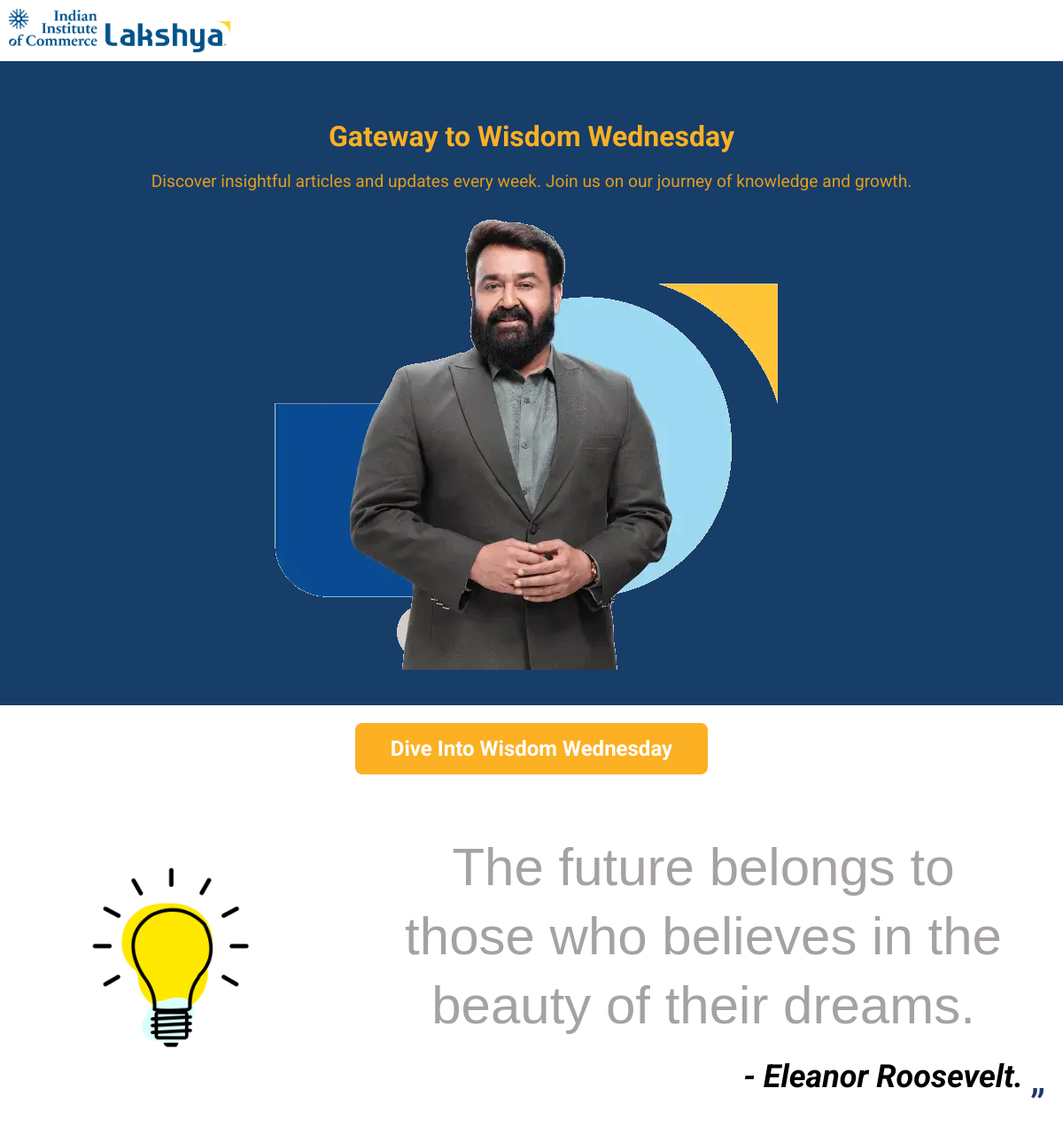
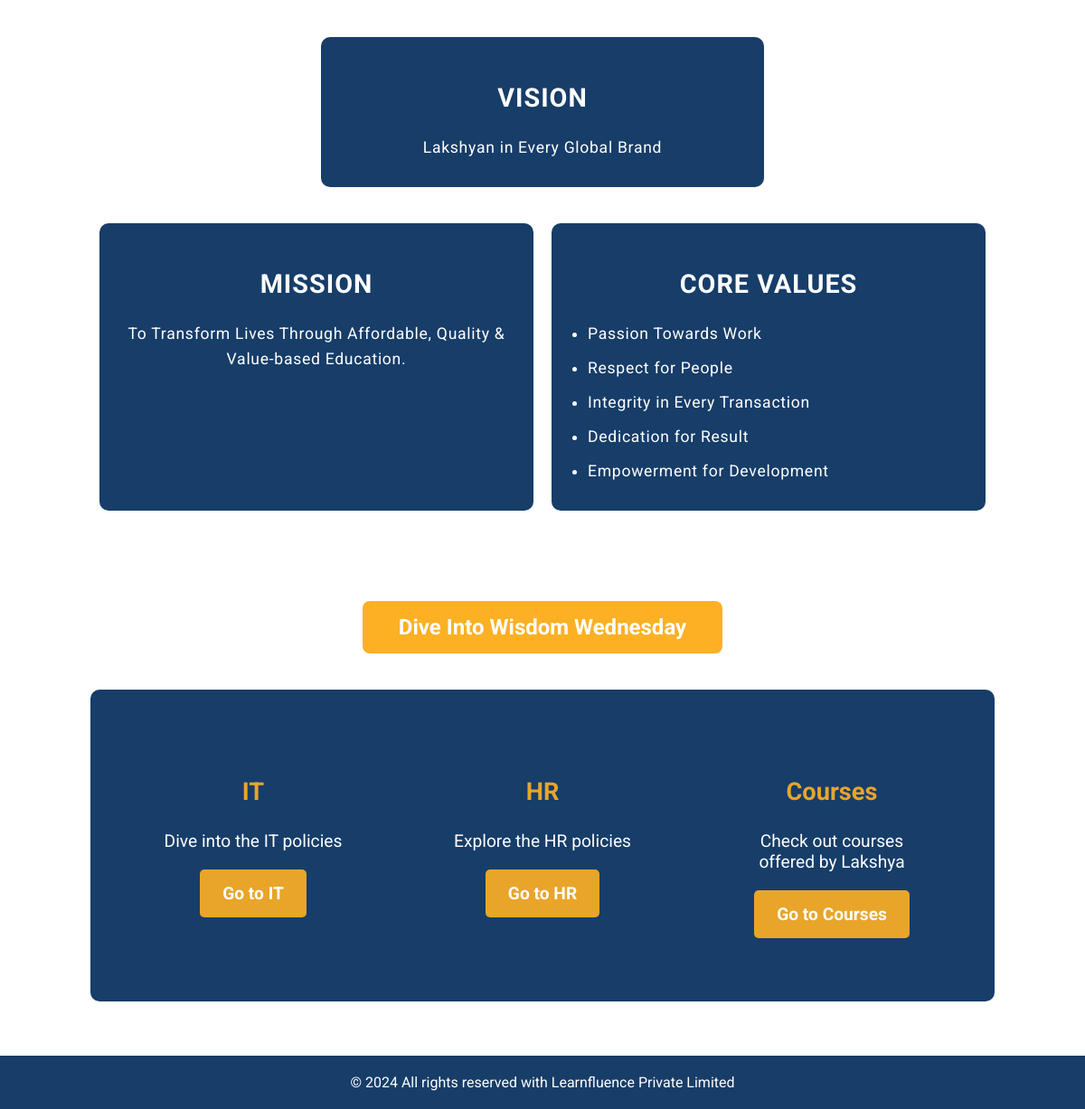
The page / on the database its author committed (2 pictures, top to bottom).
### wwq/models.py (models this page shows, shortened)
class Quote(models.Model):
    text = models.TextField()
    author = models.CharField(max_length=100)
    date = models.DateField(auto_now_add=True)
    image = models.ImageField(upload_to='quotes/', null=True, blank=True)

### wwq/views.py (the view)
# urls.py: path('', views.home, name='home'),
def home(request):
    try:
        latest_quote = Quote.objects.latest('id')
    except Quote.DoesNotExist:
        latest_quote = None  # Or you can set a default value here
    return render(request, 'wwq/home.html', {'latest_quote': latest_quote})

### wwq/templates/wwq/home.html (shortened to what this page needs)
<!DOCTYPE html>
<html lang="en">
<head>
    {% load static %}
</head>
<body>
    <div class="header">
        <img src="{% static 'images/BLUE.png' %}" alt="Logo" class="logo">
    </div>
    <div class="gateway-section">
        <h2>Gateway to Wisdom Wednesday</h2>
        <p>Discover insightful articles and updates every week. Join us on our journey of knowledge and growth.</p>
        <div class="gateway-image">
            <img src="{% static 'images/try1.webp' %}" alt="Additional Image">
        </div>
    </div>
    <div class="button-section">
        <a href="{% url 'details' %}" class="gateway-button">Dive Into Wisdom Wednesday</a>
    </div>
    <div class="main-content">
        <div class="quote-section">
            <img src="{% static 'images/giphy1.gif' %}" alt="Quote Image" class="quote-image">
            <div class="quote-content">
                <div class="quote-marks top-quote">“</div>
                <blockquote class="quote-text">{{ latest_quote.text }}</blockquote>
                <cite class="quote-author">- {{ latest_quote.author }}</cite>
                <div class="quote-marks bottom-quote">”</div>
            </div>
        </div>
        <div class="pyramid-container">
            <div class="pyramid-top">
                <div class="info-box vision">
                    <h2>VISION</h2>
                    <p>Lakshyan in Every Global Brand</p>
                </div>
            </div>
            <div class="pyramid-row">
                <div class="info-box mission">
                    <h2>MISSION</h2>
                    <p>To Transform Lives Through Affordable, Quality & Value-based Education.</p>
                </div>
                <div class="info-box core-values">
                    <h2>CORE VALUES</h2>
                    <ul>
                        <li>Passion Towards Work</li>
                        <li>Respect for People</li>
                        <li>Integrity in Every Transaction</li>
                        <li>Dedication for Result</li>
                        <li>Empowerment for Development</li>
                    </ul>
                </div>
            </div>
        </div>
        <div class="button-section">
            <a href="{% url 'details' %}" class="gateway-button">Dive Into Wisdom Wednesday</a>
        </div>
        <div class="footer-modules">
            <div class="footer-box">
                <h3>IT</h3>
                <p class="module-description">Dive into the IT policies</p>
                <a href="{% url 'it_policies' %}" class="footer-button">Go to IT</a>
            </div>
            <div class="footer-box">
                <h3>HR</h3>
                <p class="module-description">Explore the HR policies</p>
                <a href="{% url 'hr_policies' %}" class="footer-button">Go to HR</a>
            </div>
            <div class="footer-box">
                <h3>Courses</h3>
                <p class="module-description">Check out courses offered by Lakshya</p>
                <a href="{% url 'courses' %}" class="footer-button">Go to Courses</a>
            </div>
        </div>
    </div>
    <div class="footer">
        <p>© 2024 All rights reserved with Learnfluence Private Limited</p>
    </div>
</body>
</html>

### rows shown on the page
Quote: text "The future belongs to those who believes in the beauty of their dreams.", author "Eleanor Roosevelt."
